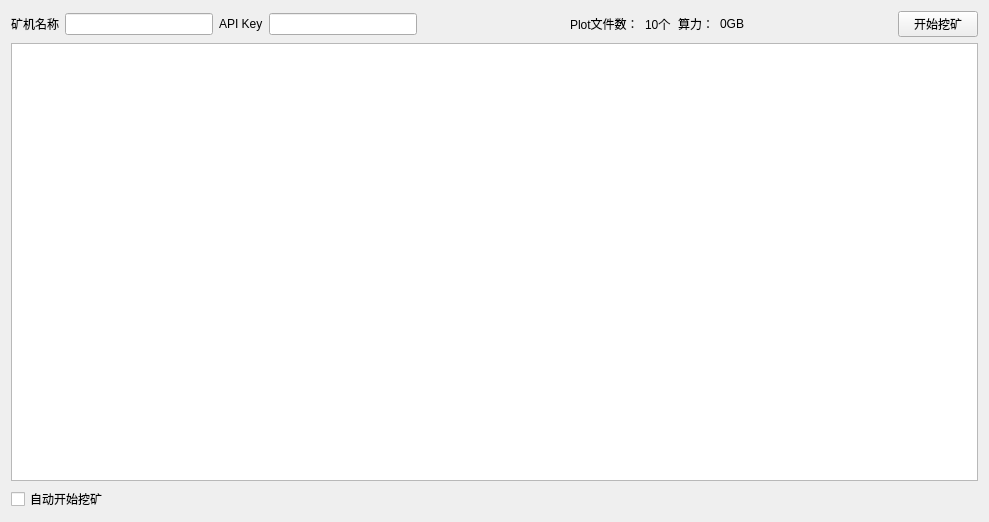
<?xml version="1.0" encoding="UTF-8"?>
<ui version="4.0">
 <class>MineWidget</class>
 <widget class="QWidget" name="MineWidget">
  <property name="geometry">
   <rect>
    <x>0</x>
    <y>0</y>
    <width>989</width>
    <height>522</height>
   </rect>
  </property>
  <property name="windowTitle">
   <string>Form</string>
  </property>
  <layout class="QVBoxLayout" name="verticalLayout">
   <item>
    <layout class="QHBoxLayout" name="horizontalLayout_3">
     <item>
      <widget class="QLabel" name="label_2">
       <property name="text">
        <string>矿机名称</string>
       </property>
      </widget>
     </item>
     <item>
      <widget class="QLineEdit" name="editMinerName"/>
     </item>
     <item>
      <widget class="QLabel" name="label">
       <property name="text">
        <string>API Key</string>
       </property>
      </widget>
     </item>
     <item>
      <widget class="QLineEdit" name="editApiKey"/>
     </item>
     <item>
      <spacer name="horizontalSpacer_5">
       <property name="orientation">
        <enum>Qt::Horizontal</enum>
       </property>
       <property name="sizeHint" stdset="0">
        <size>
         <width>40</width>
         <height>20</height>
        </size>
       </property>
      </spacer>
     </item>
     <item>
      <widget class="QLabel" name="label_4">
       <property name="text">
        <string>Plot文件数：</string>
       </property>
      </widget>
     </item>
     <item>
      <widget class="QLabel" name="labelCurrentCount">
       <property name="text">
        <string>10个</string>
       </property>
      </widget>
     </item>
     <item>
      <widget class="QLabel" name="label_3">
       <property name="text">
        <string>算力：</string>
       </property>
      </widget>
     </item>
     <item>
      <widget class="QLabel" name="labelCurrentGB">
       <property name="text">
        <string>0GB</string>
       </property>
      </widget>
     </item>
     <item>
      <spacer name="horizontalSpacer_6">
       <property name="orientation">
        <enum>Qt::Horizontal</enum>
       </property>
       <property name="sizeHint" stdset="0">
        <size>
         <width>40</width>
         <height>20</height>
        </size>
       </property>
      </spacer>
     </item>
     <item>
      <widget class="QPushButton" name="buttonStart">
       <property name="text">
        <string>开始挖矿</string>
       </property>
      </widget>
     </item>
    </layout>
   </item>
   <item>
    <widget class="QTextEdit" name="textEditLog"/>
   </item>
   <item>
    <layout class="QHBoxLayout" name="horizontalLayout">
     <item>
      <widget class="QCheckBox" name="checkBoxAutoStart">
       <property name="text">
        <string>自动开始挖矿</string>
       </property>
      </widget>
     </item>
     <item>
      <spacer name="horizontalSpacer">
       <property name="orientation">
        <enum>Qt::Horizontal</enum>
       </property>
       <property name="sizeHint" stdset="0">
        <size>
         <width>40</width>
         <height>20</height>
        </size>
       </property>
      </spacer>
     </item>
    </layout>
   </item>
  </layout>
 </widget>
 <resources/>
 <connections/>
</ui>
